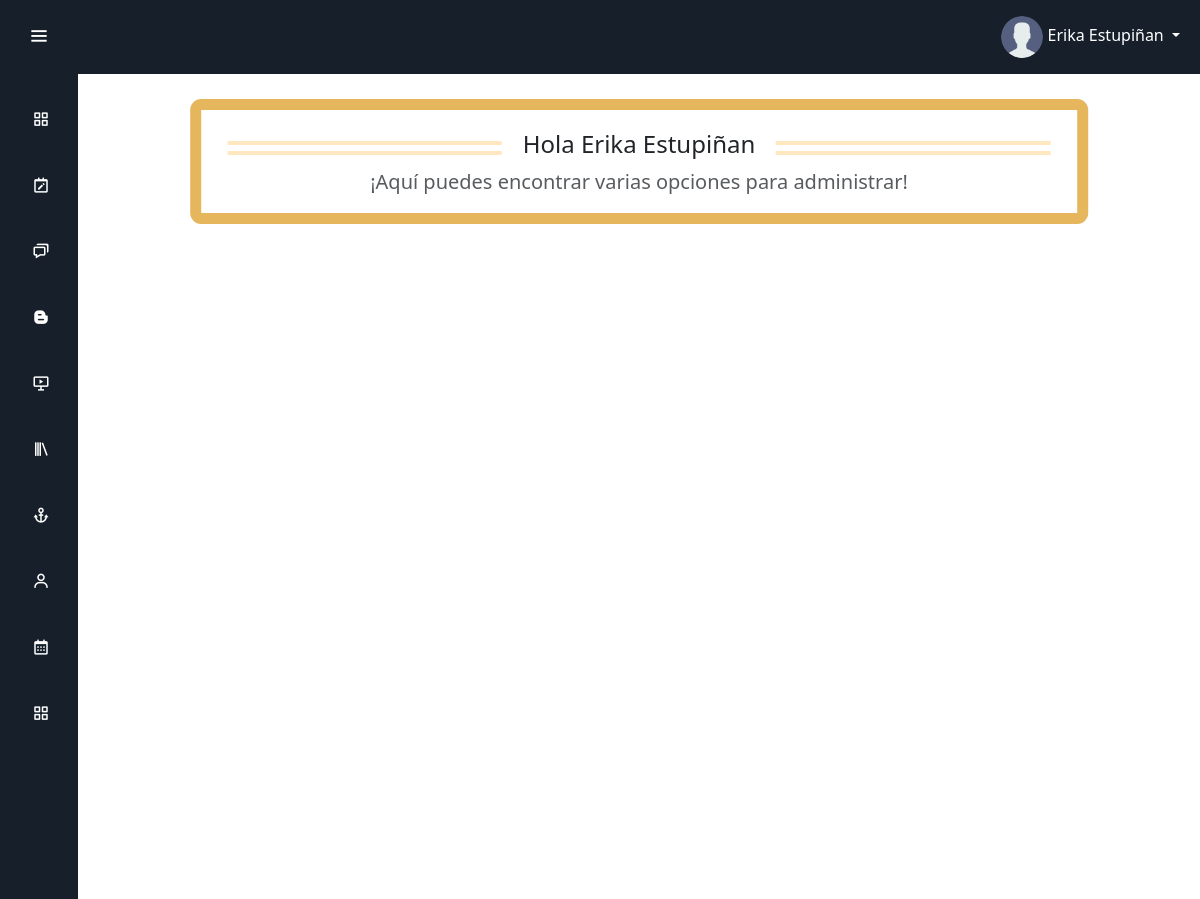
The app's page /Views/Dashboard.php (signed in) with its own data.
### tables this page shows
CREATE TABLE `usuario` (
  `documento_usuario` int(20) NOT NULL,
  `idusuario` int(11) NOT NULL,
  `nombrecompleto_usuario` varchar(200) NOT NULL,
  `direccion_usuario` varchar(200) NOT NULL,
  `telefono_usuario` bigint(11) NOT NULL,
  `username` varchar(200) NOT NULL,
  `correo_usuario` varchar(200) NOT NULL,
  `password` varchar(500) NOT NULL,
  `estado` tinyint(4) NOT NULL DEFAULT 1,
  `foto_usuario` varchar(200) NOT NULL DEFAULT '/Literagiando/Resources/img/User.png',
  `Fecha_registro` timestamp NULL DEFAULT NULL,
  `idtipodedocumento` int(11) NOT NULL,
  `idrolusuario` int(11) NOT NULL DEFAULT 2
);

### App/Models/Database.php (called while the page is built, shortened)
<?php
    class Database{
        private function conectar(){
            $basedatos = new PDO('mysql:host='.DB_HOST.':'.DB_PORT.';'.'dbname='.DB_DATABASE.';charset='.CHARSET.'',DB_USER,DB_PASS);
            return $basedatos;
        }
        public function EjecutarSPSinParams($consulta){
            try{
                $conexion = $this->conectar();
                $conexion->setAttribute(PDO::ATTR_ERRMODE, PDO::ERRMODE_EXCEPTION);
                $sentencia = $conexion->prepare($consulta);
                $sentencia->execute();
                $respuesta = $sentencia->fetchAll(PDO::FETCH_ASSOC);
                $conexion=null;
                return $respuesta;
            }catch(PDOException $exception) {
                return $exception;
            }
        }
    }
?>

### App/Controllers/Login/AuthController.php (called while the page is built, shortened)
<?php
$server = "localhost";
$userRoot = "root";
$password = "";
$db = "literagiando";
$conexion = new mysqli($server, $userRoot, $password, $db);
function obtenerDatos($correoU) {
    $correo = $_SESSION['correo'];
    global $conexion;
    $sql = "SELECT usuario.* , roles.nombre_rol  FROM usuario JOIN roles  ON roles.idrol = usuario.idrolusuario WHERE correo_usuario = ?";
    $stmt = $conexion->prepare($sql);
    if ($stmt) {
        $stmt->bind_param("s", $correo);
        $stmt->execute();
        $result = $stmt->get_result();
        if ($result) {
            $row = $result->fetch_assoc();
        } else {
            echo "Error executing the query: " . $conexion->error;
        }
    } else {
        echo "Error preparing the statement: " . $conexion->error;
    }
    $sql_paginas = "SELECT * FROM pagina ORDER by id_pagina";
    $stmt = $conexion->prepare($sql_paginas);
    if ($stmt) {
        $stmt->execute();
        $result = $stmt->get_result();
        $paginas = $result->fetch_all(MYSQLI_ASSOC);
    } else {
        echo "Error preparing the statement: " . $conexion->error;
    }
    $salida = array(
        'datos' => $row,
        'paginas' => $paginas
    );
    return $salida;
}
?>

### Views/Dashboard.php (the view, shortened to what this page needs)
<?php include './Layouts/header.php';?>
<section class="home-section">
<div class="container-miseventos table-responsive">
<div class="content-evento">
    <div class="col-4"><hr id="line-left"><hr id="line-left"></div>
    <div class="col-4"><h1 id="title-eventos">Hola <?php  echo $row['nombrecompleto_usuario']?> </h1></div>
    <div class="col-4"><hr id="line-right"><hr id="line-right"></div>
</div>
<p class="lead text-muted">¡Aquí puedes encontrar varias opciones para administrar!</p>
</div>
</section>
<?php include './Layouts/footer.php';?>

### Views/Layouts/header.php (shortened to what this page needs)
<?php
require_once (__DIR__.'/../../App/Controllers/Login/AuthController.php');
if (isset($_SESSION['correo'])) {
  $correo = $_SESSION['correo'];
  $row = obtenerDatos($correo);
  $row = $row['datos'];
}else{
  $mensaje = "No has iniciado sesión. Por favor, inicia sesión para acceder.";
  echo '<script>alert("' . htmlspecialchars($mensaje, ENT_QUOTES, 'UTF-8') . '");</script>';
  echo '<script>window.location.href = "/Literagiando/Views/Home/index.php";</script>';
  exit();
}
?>
<!DOCTYPE html>
<html lang="en">
<head>
    <link rel="stylesheet" type="text/css"  href="/Literagiando/Resources/css/App.css">
    <link rel="stylesheet" type="text/css"  href="/Literagiando/Resources/css/Styles.css">
    <link rel="stylesheet" type="text/css"  href="/Literagiando/Resources/css/checkbox.css">
    <link rel="stylesheet" type="text/css" href="/Literagiando/Resources/css/video-min.css">
    <link href="https://cdn.jsdelivr.net/npm/bootstrap@5.3.2/dist/css/bootstrap.min.css" rel="stylesheet">
    <link rel="stylesheet" href="https://cdn.jsdelivr.net/npm/bootstrap-icons@1.11.1/font/bootstrap-icons.css">
    <link href='https://unpkg.com/boxicons@2.0.7/css/boxicons.min.css' rel='stylesheet'>
</head>
<body>
<nav class="navbar navbar-expand-lg" id="dark">
  <div class="container-fluid">
    <div class="collapse navbar-collapse" id="navbarSupportedContent">
      <ul class="navbar-nav ms-auto">
        <li class="nav-item dropdown ms-auto">
          <a class="nav-link dropdown-toggle" href="#" role="button" data-bs-toggle="dropdown" aria-expanded="false">
          <img src="<?php echo $row ['foto_usuario'] ?>" alt="" class="img-fluid rounded-circle avatar mr-2">
            <?php  echo $row['nombrecompleto_usuario']?>
          </a>
        </li>
      </ul>
    </div>
  </div>
</nav>
<div class="sidebar">
  <div class="logo-details">
      <i class='bx bx-menu' id="btn" ></i>
  </div>
  <ul class="nav-list">
  </ul>
</div>

### Resources/css/App.css (style rules this page uses)
* { margin: 0; padding: 0; box-sizing: border-box; font-family: 'Source Code Pro', monospace" }
.sidebar { position: fixed; left: 0; top: 0; height: 100%; width: 78px; background: #17202A; padding: 6px 14px; z-index: 99; transition: all 0.5s ease; }
.sidebar .logo-details { height: 60px; display: flex; align-items: center; position: relative; }
.sidebar .logo-details #btn { position: absolute; top: 50%; right: 0; transform: translateY(-50%); font-size: 22px; transition: all 0.4s ease; font-size: 23px; text-align: center; cursor: pointer; transition: all 0.5s ease; }
.sidebar i { color: #fff; height: 60px; min-width: 50px; font-size: 28px; text-align: center; line-height: 60px; }
.sidebar .nav-list { margin-left: -30px; margin-top: 20px; height: 100%; display: flex; flex-direction: column; }
.home-section { position: relative; background: white; min-height: 100vh; top: 0; left: 78px; width: calc(100% - 78px); transition: all 0.5s ease; z-index: 2; }
.navbar-expand-lg { background: #17202A; }
.navbar-expand-lg .dropdown-toggle { color: white; }
.navbar-expand-lg .avatar { max-width: 42px; }

### Resources/css/Styles.css (style rules this page uses)
.home-section .content-evento { display: flex; margin-top: 25px; width: 94%; position: relative; left: 50%; transform: translate(-50%); }
.home-section .content-evento #line-left, #line-right { color: orange; border: 2px solid orange; margin: 6px 0; }
.home-section .content-evento #title-eventos { display: flex; margin-top: -5px; justify-content: center; font-size: x-large; }
.home-section .container-miseventos { width: 80%; margin-top: 25px; border: 11px solid rgb(230, 182, 93); border-radius: 11px; position: relative; left: 50%; text-align: center; transform: translateX(-50%); }

### records on screen
usuario: foto_usuario (placeholder picture), nombrecompleto_usuario "Erika Estupiñan"
